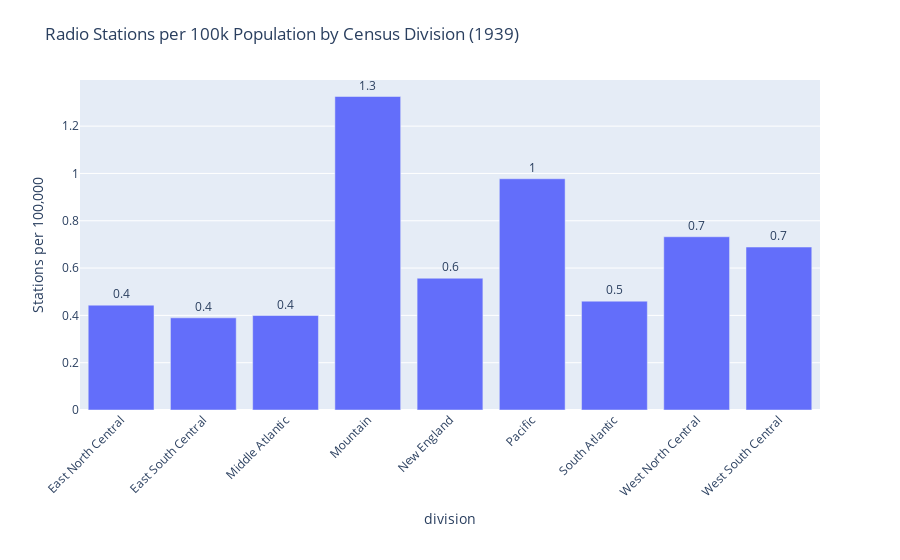

This figure's notebook cell:
### Markdown cell above
### Main Analysis

### Code cell
df1940=pd.read_csv('../data/processed/correct_dtypes_merged_fcc_census_1940.csv')
import pandas as pd
import plotly.express as px

# 1) Define the 9 Census divisions
division_map = {
    # New England
    'Connecticut': 'New England', 'Maine': 'New England',
    'Massachusetts': 'New England', 'New Hampshire': 'New England',
    'Rhode Island': 'New England', 'Vermont': 'New England',
    # Middle Atlantic
    'New York': 'Middle Atlantic', 'New Jersey': 'Middle Atlantic',
    'Pennsylvania': 'Middle Atlantic',
    # East North Central
    'Illinois': 'East North Central', 'Indiana': 'East North Central',
    'Michigan': 'East North Central', 'Ohio': 'East North Central',
    'Wisconsin': 'East North Central',
    # West North Central
    'Iowa': 'West North Central', 'Kansas': 'West North Central',
    'Minnesota': 'West North Central', 'Missouri': 'West North Central',
    'Nebraska': 'West North Central', 'North Dakota': 'West North Central',
    'South Dakota': 'West North Central',
    # South Atlantic
    'Delaware': 'South Atlantic', 'Florida': 'South Atlantic',
    'Georgia': 'South Atlantic', 'Maryland': 'South Atlantic',
    'North Carolina': 'South Atlantic', 'South Carolina': 'South Atlantic',
    'Virginia': 'South Atlantic', 'West Virginia': 'South Atlantic',
    'District of Columbia': 'South Atlantic',
    # East South Central
    'Alabama': 'East South Central', 'Kentucky': 'East South Central',
    'Mississippi': 'East South Central', 'Tennessee': 'East South Central',
    # West South Central
    'Arkansas': 'West South Central', 'Louisiana': 'West South Central',
    'Oklahoma': 'West South Central', 'Texas': 'West South Central',
    # Mountain
    'Arizona': 'Mountain', 'Colorado': 'Mountain',
    'Idaho': 'Mountain', 'Montana': 'Mountain',
    'Nevada': 'Mountain', 'New Mexico': 'Mountain',
    'Utah': 'Mountain', 'Wyoming': 'Mountain',
    # Pacific
    'Alaska': 'Pacific', 'California': 'Pacific',
    'Hawaii': 'Pacific', 'Oregon': 'Pacific',
    'Washington': 'Pacific'
}

# 2) Assign divisions to your DataFrame (e.g. df1940 or df1950)
df1940['division'] = df1940['state'].map(division_map)

# 1) Group and sum both raw stations & population
region_rates = (
    df1940
    .groupby('division', as_index=False)
    .agg(
        total_stations=('total', 'sum'),
        population=('Population_1940', 'sum')
    )
)

# 2) Compute the per-100k rate at the regional level
region_rates['stations_per_100k'] = (
    region_rates['total_stations']
    / region_rates['population']
    * 100_000
)

# 3) Plot that
fig = px.bar(
    region_rates,
    x='division',
    y='stations_per_100k',
    title='Radio Stations per 100k Population by Census Division (1939)',
    labels={'stations_per_100k': 'Stations per 100,000'},
    text=region_rates['stations_per_100k'].round(1),
    height=600
)

fig.update_traces(textposition='outside')
fig.update_layout(xaxis_tickangle=-45, margin={'b':150, 't':80},
                  uniformtext_minsize=8,
                  uniformtext_mode='hide'

                  
                 )
fig.show()

### Figure 1 — Plotly figure (JSON) as saved in the notebook; plotly's stock layout.template omitted (floating-point values rounded to 4 significant figures)
{"data": [{"alignmentgroup": "True", "hovertemplate": "division=%{x}<br>Stations per 100,000=%{y}<br>text=%{text}<extra></extra>", "legendgroup": "", "marker": {"color": "#636efa", "pattern": {"shape": ""}}, "name": "", "offsetgroup": "", "orientation": "v", "showlegend": false, "text": [0.4, 0.4, 0.4, 1.3, 0.6, 1, 0.5, 0.7, 0.7], "textposition": "outside", "type": "bar", "x": ["East North Central", "East South Central", "Middle Atlantic", "Mountain", "New England", "Pacific", "South Atlantic", "West North Central", "West South Central"], "xaxis": "x", "y": [0.4432, 0.3897, 0.3994, 1.325, 0.5571, 0.9776, 0.4601, 0.7324, 0.6889], "yaxis": "y"}], "layout": {"autosize": true, "barmode": "relative", "legend": {"tracegroupgap": 0}, "margin": {"b": 150, "t": 80}, "title": {"text": "Radio Stations per 100k Population by Census Division (1939)"}, "uniformtext": {"minsize": 8, "mode": "hide"}, "xaxis": {"anchor": "y", "autorange": true, "domain": [0, 1], "range": [-0.5, 8.5], "tickangle": -45, "title": {"text": "division"}, "type": "category"}, "yaxis": {"anchor": "x", "autorange": true, "domain": [0, 1], "range": [0, 1.395], "title": {"text": "Stations per 100,000"}, "type": "linear"}}}
